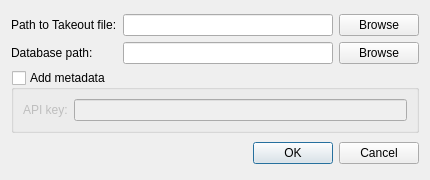
<?xml version="1.0" encoding="UTF-8"?>
<ui version="4.0">
 <class>Dialog</class>
 <widget class="QDialog" name="Dialog">
  <property name="geometry">
   <rect>
    <x>0</x>
    <y>0</y>
    <width>430</width>
    <height>180</height>
   </rect>
  </property>
  <property name="sizePolicy">
   <sizepolicy hsizetype="Preferred" vsizetype="Fixed">
    <horstretch>0</horstretch>
    <verstretch>0</verstretch>
   </sizepolicy>
  </property>
  <property name="windowTitle">
   <string>Dialog</string>
  </property>
  <layout class="QVBoxLayout" name="verticalLayout">
   <item>
    <layout class="QGridLayout" name="gridLayout">
     <item row="0" column="2">
      <widget class="QPushButton" name="browse_takeout_path_btn">
       <property name="text">
        <string>Browse</string>
       </property>
      </widget>
     </item>
     <item row="1" column="2">
      <widget class="QPushButton" name="browse_save_path_btn">
       <property name="text">
        <string>Browse</string>
       </property>
      </widget>
     </item>
     <item row="0" column="0">
      <widget class="QLabel" name="takeout_file_label">
       <property name="text">
        <string>Path to Takeout file:</string>
       </property>
      </widget>
     </item>
     <item row="1" column="1">
      <widget class="QLineEdit" name="save_path_edit"/>
     </item>
     <item row="0" column="1">
      <widget class="QLineEdit" name="takeout_file_edit"/>
     </item>
     <item row="1" column="0">
      <widget class="QLabel" name="database_file_label">
       <property name="text">
        <string>Database path:</string>
       </property>
      </widget>
     </item>
     <item row="2" column="0" colspan="3">
      <widget class="QGroupBox" name="metadata_box">
       <property name="sizePolicy">
        <sizepolicy hsizetype="Preferred" vsizetype="Fixed">
         <horstretch>0</horstretch>
         <verstretch>0</verstretch>
        </sizepolicy>
       </property>
       <property name="title">
        <string>Add metadata</string>
       </property>
       <property name="checkable">
        <bool>true</bool>
       </property>
       <property name="checked">
        <bool>false</bool>
       </property>
       <layout class="QHBoxLayout" name="horizontalLayout">
        <item>
         <widget class="QLabel" name="label_3">
          <property name="text">
           <string>API key:</string>
          </property>
         </widget>
        </item>
        <item>
         <widget class="QLineEdit" name="apikey_edit"/>
        </item>
       </layout>
      </widget>
     </item>
    </layout>
   </item>
   <item>
    <widget class="QDialogButtonBox" name="buttonBox">
     <property name="orientation">
      <enum>Qt::Orientation::Horizontal</enum>
     </property>
     <property name="standardButtons">
      <set>QDialogButtonBox::StandardButton::Cancel|QDialogButtonBox::StandardButton::Ok</set>
     </property>
    </widget>
   </item>
  </layout>
 </widget>
 <resources/>
 <connections>
  <connection>
   <sender>buttonBox</sender>
   <signal>accepted()</signal>
   <receiver>Dialog</receiver>
   <slot>accept()</slot>
   <hints>
    <hint type="sourcelabel">
     <x>248</x>
     <y>254</y>
    </hint>
    <hint type="destinationlabel">
     <x>157</x>
     <y>274</y>
    </hint>
   </hints>
  </connection>
  <connection>
   <sender>buttonBox</sender>
   <signal>rejected()</signal>
   <receiver>Dialog</receiver>
   <slot>reject()</slot>
   <hints>
    <hint type="sourcelabel">
     <x>316</x>
     <y>260</y>
    </hint>
    <hint type="destinationlabel">
     <x>286</x>
     <y>274</y>
    </hint>
   </hints>
  </connection>
 </connections>
</ui>
